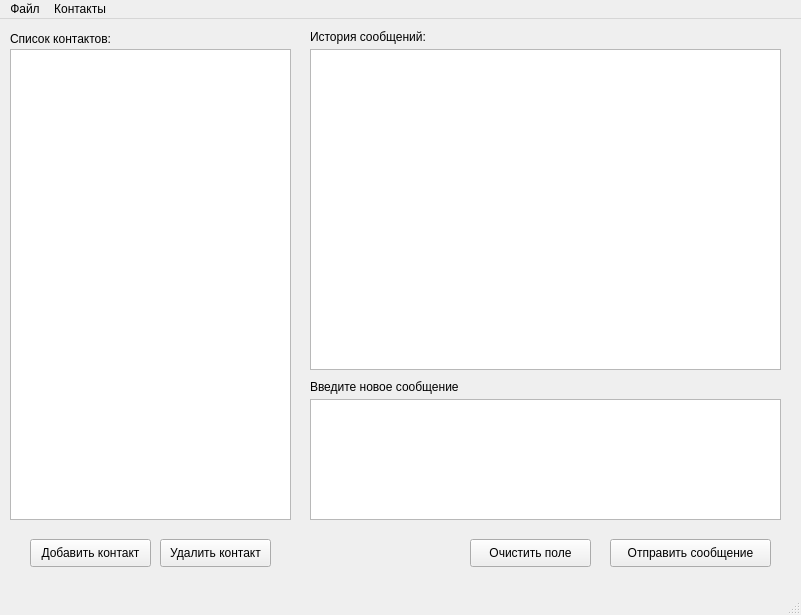
<?xml version="1.0" encoding="UTF-8"?>
<ui version="4.0">
 <class>MainWindow</class>
 <widget class="QMainWindow" name="MainWindow">
  <property name="geometry">
   <rect>
    <x>0</x>
    <y>0</y>
    <width>801</width>
    <height>615</height>
   </rect>
  </property>
  <property name="windowTitle">
   <string>Чат программа</string>
  </property>
  <widget class="QWidget" name="centralwidget">
   <widget class="QListView" name="listView">
    <property name="geometry">
     <rect>
      <x>10</x>
      <y>30</y>
      <width>281</width>
      <height>471</height>
     </rect>
    </property>
   </widget>
   <widget class="QListView" name="listView_2">
    <property name="geometry">
     <rect>
      <x>310</x>
      <y>30</y>
      <width>471</width>
      <height>321</height>
     </rect>
    </property>
   </widget>
   <widget class="QTextEdit" name="textEdit">
    <property name="geometry">
     <rect>
      <x>310</x>
      <y>380</y>
      <width>471</width>
      <height>121</height>
     </rect>
    </property>
   </widget>
   <widget class="QLabel" name="label">
    <property name="geometry">
     <rect>
      <x>10</x>
      <y>10</y>
      <width>121</width>
      <height>20</height>
     </rect>
    </property>
    <property name="text">
     <string>Список контактов:</string>
    </property>
   </widget>
   <widget class="QLabel" name="label_2">
    <property name="geometry">
     <rect>
      <x>310</x>
      <y>10</y>
      <width>141</width>
      <height>16</height>
     </rect>
    </property>
    <property name="text">
     <string>История сообщений:</string>
    </property>
   </widget>
   <widget class="QLabel" name="label_3">
    <property name="geometry">
     <rect>
      <x>310</x>
      <y>360</y>
      <width>171</width>
      <height>16</height>
     </rect>
    </property>
    <property name="text">
     <string>Введите новое сообщение</string>
    </property>
   </widget>
   <widget class="QPushButton" name="pushButton">
    <property name="geometry">
     <rect>
      <x>30</x>
      <y>520</y>
      <width>121</width>
      <height>28</height>
     </rect>
    </property>
    <property name="text">
     <string>Добавить контакт</string>
    </property>
   </widget>
   <widget class="QPushButton" name="pushButton_2">
    <property name="geometry">
     <rect>
      <x>160</x>
      <y>520</y>
      <width>111</width>
      <height>28</height>
     </rect>
    </property>
    <property name="text">
     <string>Удалить контакт</string>
    </property>
   </widget>
   <widget class="QPushButton" name="pushButton_3">
    <property name="geometry">
     <rect>
      <x>470</x>
      <y>520</y>
      <width>121</width>
      <height>28</height>
     </rect>
    </property>
    <property name="text">
     <string>Очистить поле</string>
    </property>
   </widget>
   <widget class="QPushButton" name="pushButton_4">
    <property name="geometry">
     <rect>
      <x>610</x>
      <y>520</y>
      <width>161</width>
      <height>28</height>
     </rect>
    </property>
    <property name="text">
     <string>Отправить сообщение</string>
    </property>
   </widget>
  </widget>
  <widget class="QMenuBar" name="menubar">
   <property name="geometry">
    <rect>
     <x>0</x>
     <y>0</y>
     <width>801</width>
     <height>26</height>
    </rect>
   </property>
   <widget class="QMenu" name="menu">
    <property name="title">
     <string>Файл</string>
    </property>
    <addaction name="action_3"/>
   </widget>
   <widget class="QMenu" name="menu_2">
    <property name="title">
     <string>Контакты</string>
    </property>
    <addaction name="action"/>
    <addaction name="action_2"/>
   </widget>
   <addaction name="menu"/>
   <addaction name="menu_2"/>
  </widget>
  <widget class="QStatusBar" name="statusbar"/>
  <action name="action">
   <property name="text">
    <string>Добавить контакт</string>
   </property>
  </action>
  <action name="action_2">
   <property name="text">
    <string>Удалить контакт</string>
   </property>
  </action>
  <action name="action_3">
   <property name="text">
    <string>Выход</string>
   </property>
  </action>
 </widget>
 <resources/>
 <connections/>
</ui>
